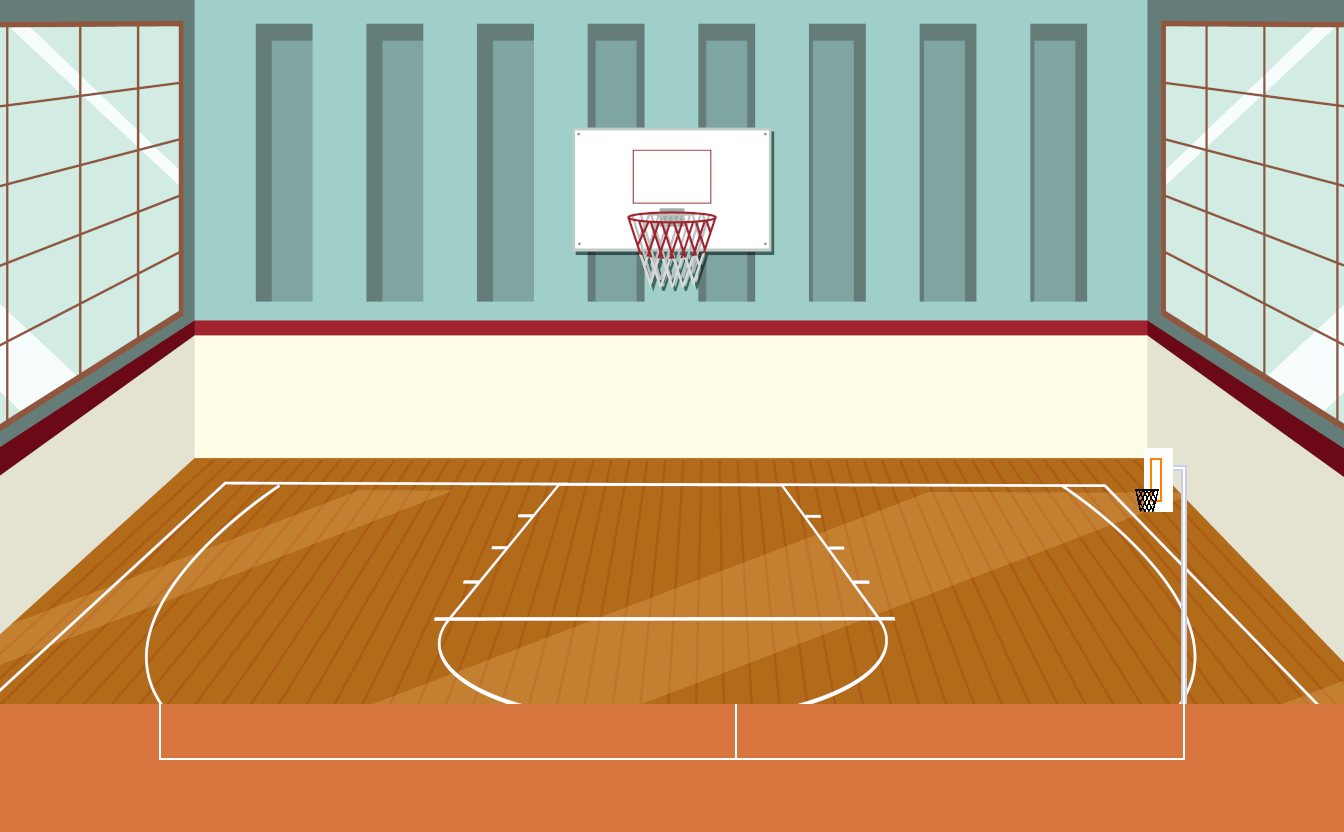

Below is a game level as drawn by its tile map, then a one-line description and the .tmx that defines it (tile-layer data replaced by summaries):
An orthogonal 21x13 tile map with 64x64 px tiles, 3 tile layers (background, map, elements), 8 tilesets and 10 objects (4x gameOver, 3x basket, scorePoint, ball, player).

<map version="1.9" tiledversion="1.9.2" orientation="orthogonal" renderorder="right-down" width="21" height="13" tilewidth="64" tileheight="64" infinite="0" nextlayerid="10" nextobjectid="48">
 <editorsettings>
  <export target="basket.json" format="json" />
 </editorsettings>
 <tileset firstgid="1" name="elements" tilewidth="64" tileheight="64" tilecount="81" columns="9">
  <image source="sports/tile/elements.png" width="576" height="576" />
 </tileset>
 <tileset firstgid="82" name="grass" tilewidth="64" tileheight="64" tilecount="208" columns="13">
  <image source="sports/tile/grass.png" width="832" height="1024" />
 </tileset>
 <tileset firstgid="290" name="gravel" tilewidth="64" tileheight="64" tilecount="208" columns="13">
  <image source="sports/tile/gravel.png" width="832" height="1024" />
 </tileset>
 <tileset firstgid="498" name="equipment" tilewidth="32" tileheight="27" tilecount="38" columns="0">
  <grid orientation="orthogonal" width="1" height="1" />
  <tile id="0">
   <image width="18" height="18" source="sports/equipment/ball_basket1.png" />
  </tile>
  <tile id="1">
   <image width="18" height="18" source="sports/equipment/ball_basket2.png" />
  </tile>
  <tile id="2">
   <image width="18" height="18" source="sports/equipment/ball_basket3.png" />
  </tile>
  <tile id="3">
   <image width="18" height="18" source="sports/equipment/ball_basket4.png" />
  </tile>
  <tile id="4">
   <image width="18" height="18" source="sports/equipment/ball_bowling1.png" />
  </tile>
  <tile id="5">
   <image width="18" height="18" source="sports/equipment/ball_bowling2.png" />
  </tile>
  <tile id="6">
   <image width="18" height="18" source="sports/equipment/ball_bowling3.png" />
  </tile>
  <tile id="7">
   <image width="14" height="16" source="sports/equipment/ball_football.png" />
  </tile>
  <tile id="8">
   <image width="18" height="18" source="sports/equipment/ball_generic1.png" />
  </tile>
  <tile id="9">
   <image width="10" height="10" source="sports/equipment/ball_generic2.png" />
  </tile>
  <tile id="10">
   <image width="8" height="8" source="sports/equipment/ball_golf.png" />
  </tile>
  <tile id="11">
   <image width="8" height="8" source="sports/equipment/ball_puck.png" />
  </tile>
  <tile id="12">
   <image width="18" height="18" source="sports/equipment/ball_soccer1.png" />
  </tile>
  <tile id="13">
   <image width="18" height="18" source="sports/equipment/ball_soccer2.png" />
  </tile>
  <tile id="14">
   <image width="18" height="18" source="sports/equipment/ball_soccer3.png" />
  </tile>
  <tile id="15">
   <image width="18" height="18" source="sports/equipment/ball_soccer4.png" />
  </tile>
  <tile id="16">
   <image width="12" height="12" source="sports/equipment/ball_tennis1.png" />
  </tile>
  <tile id="17">
   <image width="12" height="12" source="sports/equipment/ball_tennis2.png" />
  </tile>
  <tile id="18">
   <image width="18" height="18" source="sports/equipment/ball_volley1.png" />
  </tile>
  <tile id="19">
   <image width="18" height="18" source="sports/equipment/ball_volley2.png" />
  </tile>
  <tile id="20">
   <image width="29" height="8" source="sports/equipment/bat_handle.png" />
  </tile>
  <tile id="21">
   <image width="29" height="8" source="sports/equipment/bat_metal.png" />
  </tile>
  <tile id="22">
   <image width="29" height="8" source="sports/equipment/bat_wood.png" />
  </tile>
  <tile id="23">
   <image width="15" height="14" source="sports/equipment/boxing_glove.png" />
  </tile>
  <tile id="24">
   <image width="12" height="12" source="sports/equipment/card_red.png" />
  </tile>
  <tile id="25">
   <image width="12" height="12" source="sports/equipment/card_white.png" />
  </tile>
  <tile id="26">
   <image width="11" height="12" source="sports/equipment/card_yellow.png" />
  </tile>
  <tile id="27">
   <image width="32" height="27" source="sports/equipment/flag_black.png" />
  </tile>
  <tile id="28">
   <image width="32" height="27" source="sports/equipment/flag_checkered.png" />
  </tile>
  <tile id="29">
   <image width="32" height="27" source="sports/equipment/flag_green.png" />
  </tile>
  <tile id="30">
   <image width="32" height="27" source="sports/equipment/flag_white.png" />
  </tile>
  <tile id="31">
   <image width="11" height="10" source="sports/equipment/golf_club.png" />
  </tile>
  <tile id="32">
   <image width="19" height="19" source="sports/equipment/helmet_white1.png" />
  </tile>
  <tile id="33">
   <image width="21" height="19" source="sports/equipment/helmet_white2.png" />
  </tile>
  <tile id="34">
   <image width="26" height="22" source="sports/equipment/helmet_white3.png" />
  </tile>
  <tile id="35">
   <image width="29" height="8" source="sports/equipment/racket_handle.png" />
  </tile>
  <tile id="36">
   <image width="29" height="8" source="sports/equipment/racket_metal.png" />
  </tile>
  <tile id="37">
   <image width="29" height="8" source="sports/equipment/racket_wood.png" />
  </tile>
 </tileset>
 <tileset firstgid="536" name="background" tilewidth="1344" tileheight="832" tilecount="3" columns="0">
  <grid orientation="orthogonal" width="1" height="1" />
  <tile id="6">
   <image width="1344" height="832" source="sports/background/basket.png" />
  </tile>
  <tile id="7">
   <image width="1344" height="832" source="sports/background/atletica.png" />
  </tile>
  <tile id="8">
   <image width="1344" height="832" source="sports/background/pallavolo.png" />
  </tile>
 </tileset>
 <tileset firstgid="545" name="map extra" tilewidth="64" tileheight="64" tilecount="2" columns="0">
  <grid orientation="orthogonal" width="1" height="1" />
  <tile id="1">
   <image width="64" height="64" source="sports/map extra/basket.png" />
  </tile>
  <tile id="7">
   <image width="64" height="64" source="sports/map extra/basket1.png" />
  </tile>
 </tileset>
 <tileset firstgid="553" name="characters extra" tilewidth="15" tileheight="37" tilecount="1" columns="0">
  <grid orientation="orthogonal" width="1" height="1" />
  <tile id="3">
   <image width="15" height="37" source="sports/characters extra/player.png" />
  </tile>
 </tileset>
 <tileset firstgid="557" name="characters extra" tilewidth="15" tileheight="37" tilecount="1" columns="0">
  <grid orientation="orthogonal" width="1" height="1" />
  <tile id="4">
   <image width="15" height="37" source="sports/characters extra/player.png" />
  </tile>
 </tileset>
 <layer id="9" name="background" width="21" height="13">
  <data>[273 cells, 1 non-empty, 1 distinct tile ids]</data>
 </layer>
 <layer id="1" name="map" width="21" height="13">
  <data>[273 cells, 42 non-empty, 5 distinct tile ids]</data>
 </layer>
 <layer id="2" name="elements" width="21" height="13">
  <data>[273 cells, 5 non-empty, 3 distinct tile ids]</data>
 </layer>
 <objectgroup id="7" name="game">
  <object id="5" name="gameOverTop" class="gameOver" x="0" y="0" width="1344" height="2">
   <properties>
    <property name="alpha" type="float" value="0" />
    <property name="bodyType" value="static" />
    <property name="isSensor" type="bool" value="true" />
    <property name="isVisible" type="bool" value="false" />
   </properties>
  </object>
  <object id="6" name="gameOverBottom" class="gameOver" x="0" y="704" width="1344" height="128">
   <properties>
    <property name="alpha" type="float" value="0" />
    <property name="bodyType" value="static" />
    <property name="bounce" type="float" value="0" />
    <property name="density" type="float" value="1" />
    <property name="friction" type="float" value="1" />
    <property name="isVisible" type="bool" value="false" />
   </properties>
  </object>
  </objectgroup>
</map>
<!-- 8 of 10 objects omitted -->
